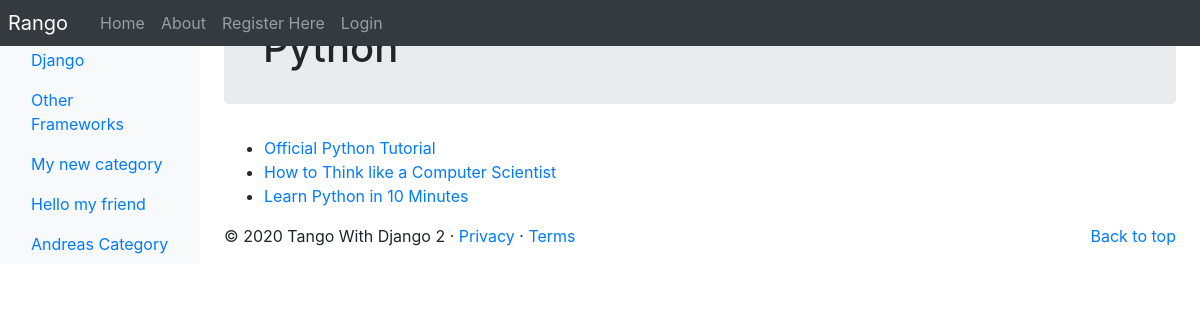
/rango/category/python/, run on an earlier commit of the app's database.
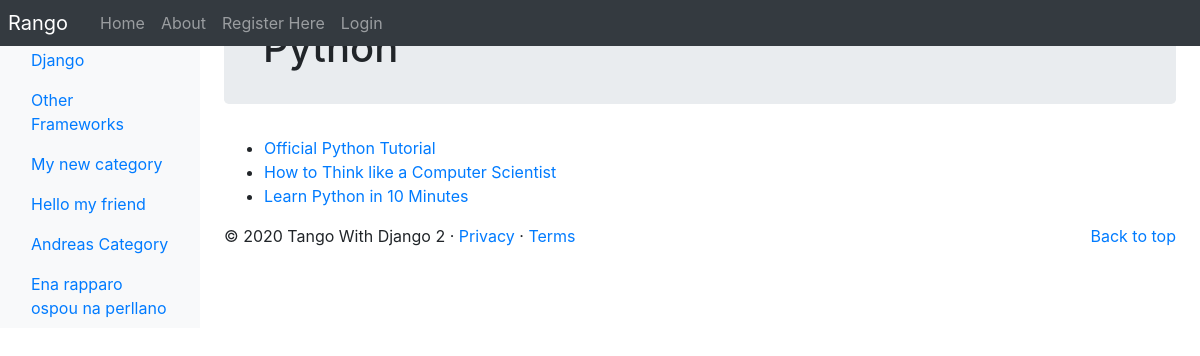
And on a later commit of the database.
### rango/models.py (models this page shows, shortened)
class Category(models.Model):
    name = models.CharField(max_length=128, unique=True)
    views = models.IntegerField( default = 0)
    likes = models.IntegerField( default = 0)
    slug = models.SlugField(unique = True)
    class Meta:
        verbose_name_plural = 'Categories'

class Page(models.Model):
    category = models.ForeignKey(Category, on_delete=models.CASCADE)
    title = models.CharField(max_length=128)
    url = models.URLField()
    views = models.IntegerField(default=0)

### rango/views.py (the view)
# urls.py: path('category/<slug:category_name_slug>/',views.show_category, name='show_category'),
def show_category(request, category_name_slug):
    context_dict={}
    try:
        category = Category.objects.get(slug = category_name_slug)
        pages = Page.objects.filter(category=category)
        context_dict['pages'] = pages
        context_dict['category'] = category
    except Category.DoesNotExist:
        context_dict['category'] = None
        context_dict['pages'] = None
    return render(request, 'rango/category.html', context=context_dict)

### rango/templatetags/rango_template_tags.py (called while the page is built)
@register.inclusion_tag('rango/categories.html')
def get_category_list(current_category = None):
    return {'categories': Category.objects.all(),'current_category':current_category}

### templates/rango/category.html (shortened to what this page needs)
{% extends 'rango/base.html' %}
{% load staticfiles %}
{% block body_block %}
    {% if category %}
            <div class="jumbotron p-4">
                <div class="container">
                    <h1 class="jumbotron-heading">{{ category.name }}</h1>
                </div>
            </div>
                {% if pages %}
                <ul>
                    {% for page in pages %}
                    <li><a href="{{ page.url }}">{{ page.title }}</a></li>
                    {% endfor %}
                 </ul>
                {% else %}
                <strong>No pages currently in category.</strong>
                {% endif %}
            {% else %}
                The specified category does not exist.
            {% endif %}
            {% endblock %}

### templates/rango/base.html (shortened to what this page needs)
<!DOCTYPE html>
{% load staticfiles %}
{% load rango_template_tags %}
<html lang="en">
    <head>
    <link href="https://getbootstrap.com/docs/4.2/dist/css/bootstrap.min.css" rel="stylesheet">
    <link href="https://getbootstrap.com/docs/4.2/examples/dashboard/dashboard.css" rel="stylesheet">
    </head>
    <body>
        <header>
            <nav class="navbar navbar-expand-md navbar-dark fixed-top bg-dark p-0">
                <a class="navbar-brand p-2" href="{% url 'rango:index' %}">Rango</a>
                <div class="collapse navbar-collapse" id="navbarCollapse">
                    <ul class="navbar-nav mr-auto">
                        <li class="nav-item"><a class="nav-link" href="{% url 'rango:index' %}">Home</a></li>
                        <li class="nav-item "><a class="nav-link" href="{% url 'rango:about' %}">About</a></li>
                        {% if user.is_authenticated %}
                        <li class="nav-item "><a class="nav-link" href="{% url 'rango:restricted' %}">Restricted</a></li>
                        <li class="nav-item"><a class="nav-link" href="{% url 'auth_logout' %}?next=/rango/">Logout</a></li>
                        <li class="nav-item"><a class="nav-link" href="{% url 'rango:add_category' %}">Add Category</a></li>
                        <li class="nav-item"><a class="nav-link" href="{% url 'auth_password_change' %}">Change Password</a></li>
                        {% else %}
                        <li class="nav-item"><a class="nav-link" href="{% url 'registration_register' %}">Register Here</a></li>
                        <li class="nav-item "><a class="nav-link" href="{% url 'auth_login' %}">Login</a></li>
                        {% endif %}
                    </ul>
                </div>
            </nav>
        </header>
        <div class="container-fluid">
            <div class="row">
                <nav class="col-md-2 d-none d-md-block bg-light sidebar">
                    <div class="sidebar-sticky">
                    {% block sidebar_block %}
                        {% get_category_list category %}
                    {% endblock %}
                    </div>
                </nav>
                <main role="main" class="col-md-9  ml-sm-auto col-lg-10 px-4">
                    {% block body_block %}{% endblock %}
                    <footer>
                        <p class="float-right"><a href="#">Back to top</a></p>
                        <p>&copy; 2020 Tango With Django 2 &middot; <a href="#">Privacy</a> &middot; <a href="#">Terms</a></p>
                    </footer>
                </main>
            </div>
        </div>
    </body>
</html>

### templates/rango/categories.html (shortened to what this page needs)
<ul class="nav flex-column">
    {% if categories %}
        {% for c in categories %}
            {% if c == current_category %}
                <li class="nav-item">
                    <a class="nav-link active" href="{% url 'rango:show_category' c.slug %}">
                    </a>
                </li>
            {% else %}
            <li class="nav-item">
                <a class="nav-link" href="{% url 'rango:show_category' c.slug %}">
                     {{ c.name }}
                </a>
            </li>
            {% endif %}
        {% endfor %}
    {% else %}
    <li class="nav-item">There are no categories present.</li>
    {% endif %}
</ul>

What changed in the data, as far as the page shows it:
added Category: name "Ena rapparo ospou na perllano"
